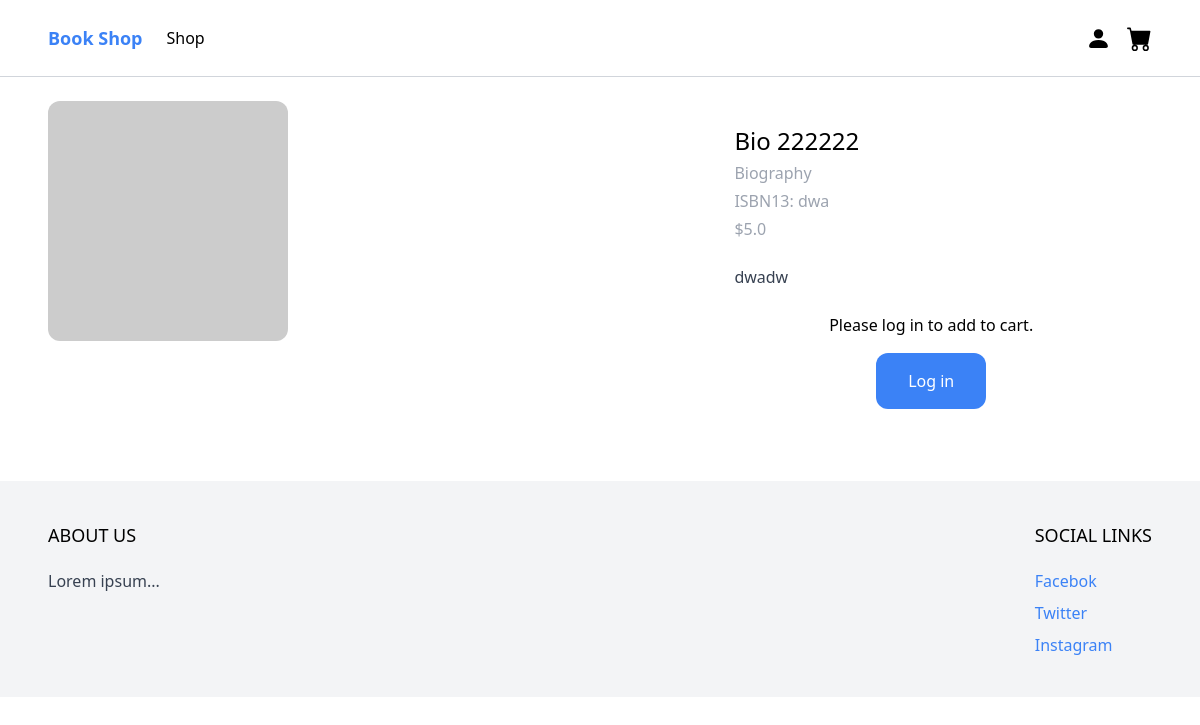
The app's page /shop/bio-222222/ with its own data.
### product/models.py (models this page shows, shortened)
class Product(models.Model):
    DRAFT = 'draft'
    WAITING_APPROVAL = 'waitingapproval'
    ACTIVE = 'active'
    DELETED = 'deleted'
    STATUS_CHOICES = (
        (DRAFT, 'Draft'),
        (WAITING_APPROVAL, 'waitingapproval'),
        (ACTIVE, 'active'),
        (DELETED, 'deleted'),
    )
    category = models.ForeignKey(Category, related_name='products', on_delete=models.CASCADE)
    name = models.CharField(max_length=255)
    slug = models.SlugField()
    description = models.TextField(blank=True, null=True)
    author = models.CharField(max_length=255, blank=True, null=True)
    isbn13 = models.CharField(max_length=13, blank=True, null=True)
    price = models.IntegerField()
    created_at = models.DateTimeField(auto_now_add=True)
    image = models.ImageField(upload_to='uploads/', blank=True, null=True)
    thumbnail = models.ImageField(upload_to='uploads/', blank=True, null=True)
    status = models.CharField(max_length=50, choices=STATUS_CHOICES, default=ACTIVE)
    class Meta:
        ordering = ('-created_at',)
    def get_display_price(self):
        return self.price / 100

class Category(models.Model):
    name = models.CharField(max_length=255)
    slug = models.SlugField()
    class Meta:
        verbose_name_plural = 'Categories'
        ordering = ('name',)
    def __str__(self):
        return self.name

### product/views.py (the view)
# urls.py: path('shop/<slug:slug>/', product, name='product'),
def product(request, slug):
    product = get_object_or_404(Product, slug=slug, status=Product.ACTIVE)
    return render(request, 'product/product.html', {'product': product})

### cartt/context_processors.py (called while the page is built)
def cart(request):
    return {'cart': Cart(request)}

### product/templates/product/product.html (shortened to what this page needs)
{% extends 'core/base.html' %}
{% block content %}
<div class="max-w-6xl mx-auto flex flex-wrap py-6 px-6 xl:px-0">
    <div class="images w-full mb-6 lg:mb-0 lg:w-3/5">
        <img
        class="rounded-xl"
        src="{% if product.image %} {{ product.image.url }} {% else %} https://via.placeholder.com/240x240.jpg {% endif %}"
        >
    </div>
    <div class="information w-full lg:w-2/5 lg:p-6">
        <h1 class="text-2xl">{{ product.name }}</h1>
        <p class="mt-1 text-gray-400">{{ product.category }}</p>
        <p class="mt-1 text-gray-400">ISBN13: {{ product.isbn13 }}</p>
        <p class="mt-1 text-gray-400">${{ product.get_display_price }}</p>
        {% if product.description %}
        <p class="mt-6 text-gray-700">{{ product.description }}</p>
        {% endif %}
        {% if user.is_superuser %}
            <a
                href="{% url 'edit_product' product.id %}"
                class="mt-6 inline-block px-8 py-4 rounded-xl bg-blue-500 text-white hover:bg-blue-700"
            >
                Edit Product
            </a>
        {% else %}
        <div align="middle" class="py-6 px-6 xl:px-0">
              <h1>Please log in to add to cart.</h1>
              <a
              href="{% url 'login' %}"
              class="inline-block mt-4 px-8 py-4 rounded-xl bg-blue-500 hover:bg-blue-700 text-white"
              >
                Log in
              </a>
        </div>
        {% endif %}
    </div>
</div>
{% endblock %}

### records on screen
Product: name "Bio 222222", category "Biography", isbn13 "dwa", get_display_price "5.0", description "dwadw"
